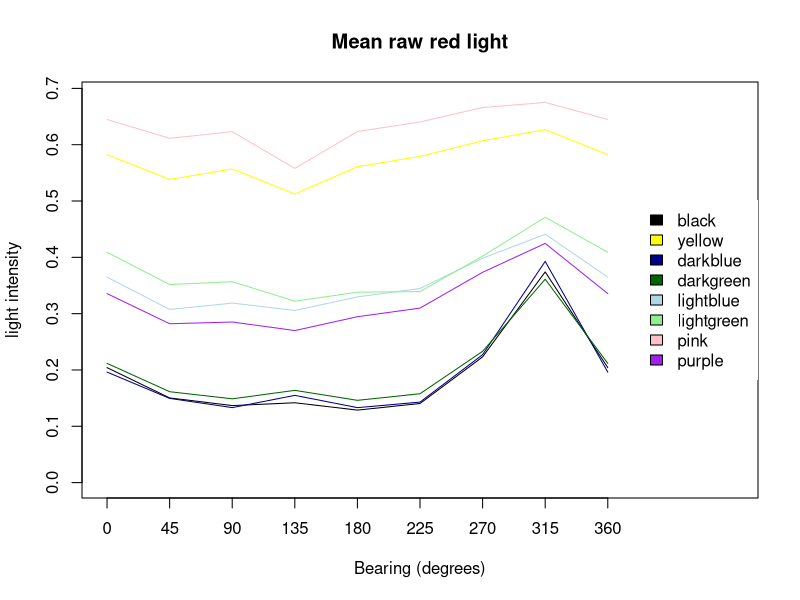
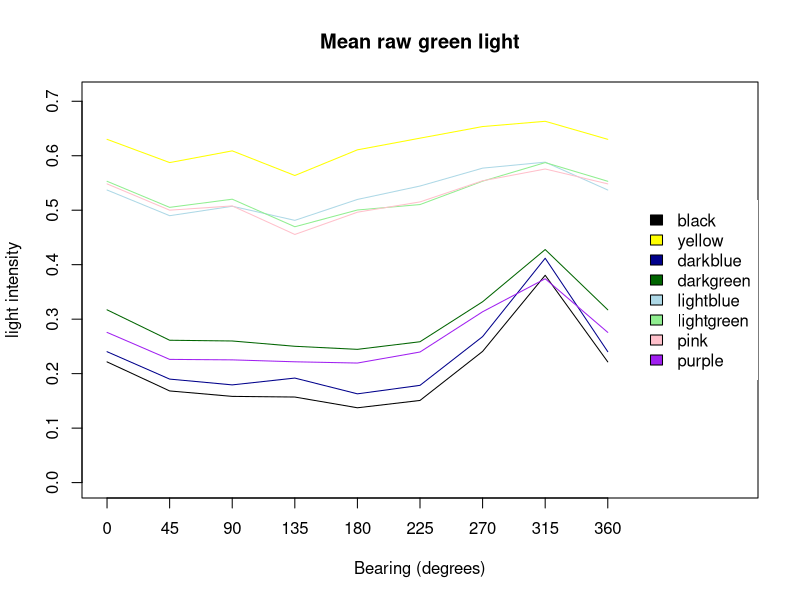
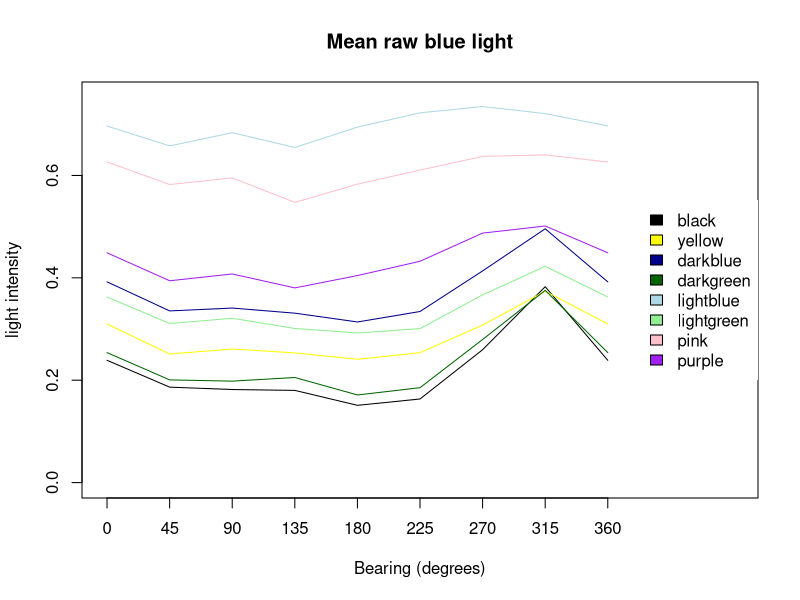
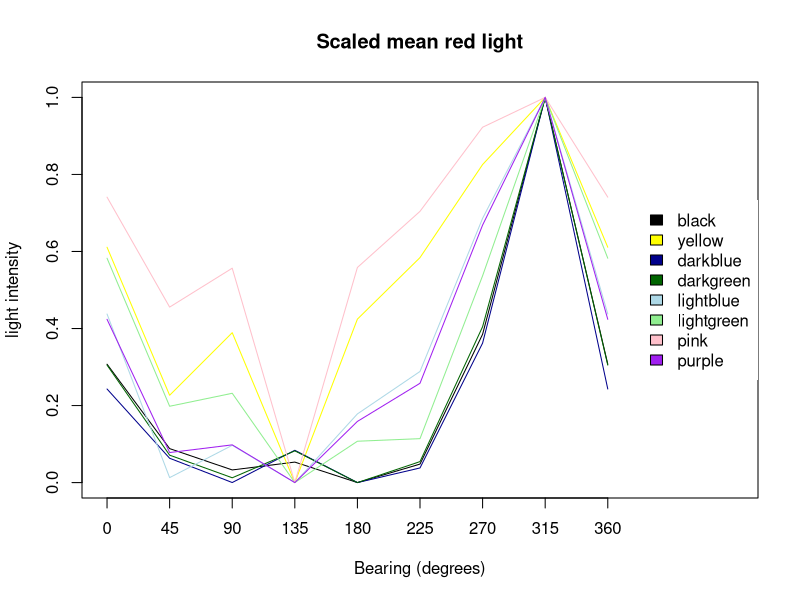
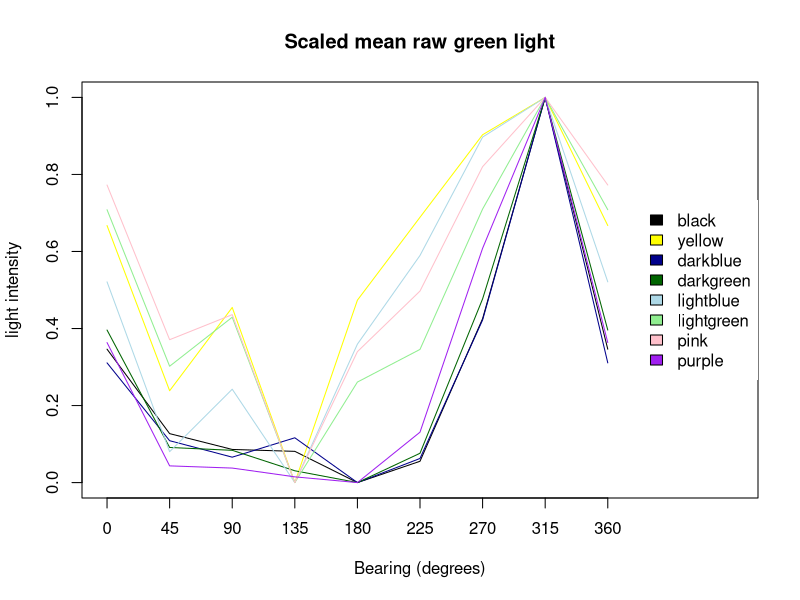
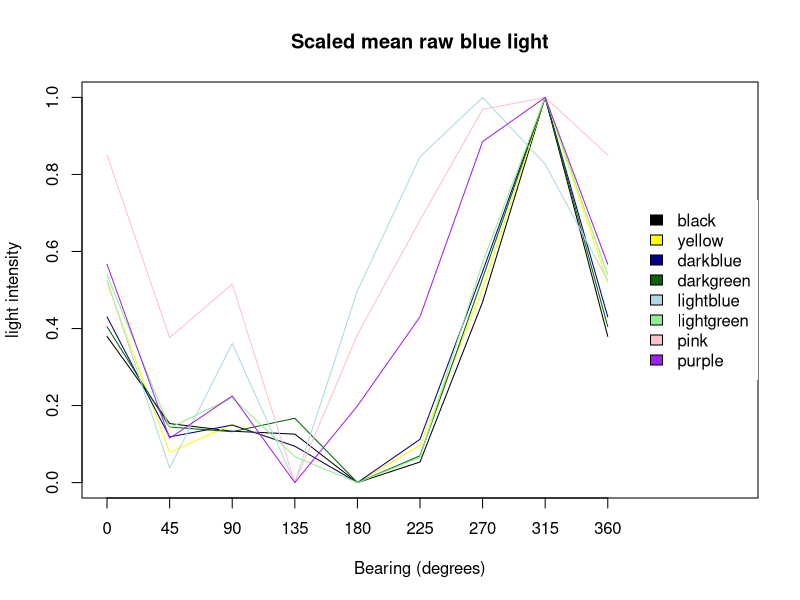
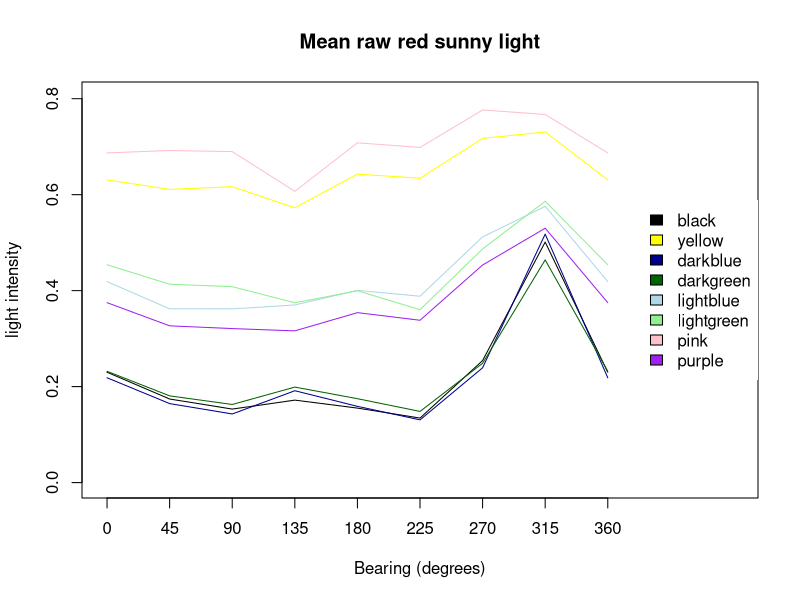
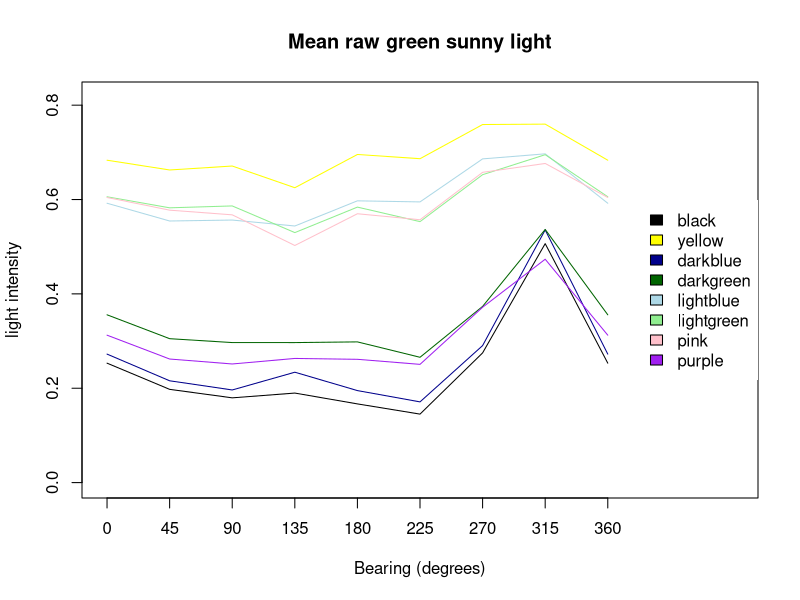

These charts were generated, in order, by the following R code:
pictureSessions = read.csv("supportfiles/pictureSessions.csv")
alldata = read.csv("finishedData/allgroup.csv", stringsAsFactors=FALSE)

nicegraph360 = function (a, b, c, xlab_, ylab_, main_, norm=FALSE){
  agg = aggregate(a, by=list(b,c), FUN=mean)
  names(agg) = c("direction", "group", "value")
    agg$direction[agg$direction == 8] = 360
    agg$direction[agg$direction == 9] = 315
    agg$direction[agg$direction == 6] = 270
    agg$direction[agg$direction == 3] = 225
    agg$direction[agg$direction == 2] = 180
    agg$direction[agg$direction == 1] = 135
    agg$direction[agg$direction == 4] = 90
    agg$direction[agg$direction == 7] = 45
    agg = agg[agg$direction > 40,] 
    repeatedNorth = agg[agg$direction == 360,]
    repeatedNorth$direction = 0
    agg = rbind(agg,repeatedNorth)
    if(norm){
        valmin = aggregate(value ~ group, agg, FUN=min)
        names(valmin) = c("group","valmin")
        agg = merge(agg, valmin, by = "group")
        valmax = aggregate(value ~ group, agg, FUN=max)
        names(valmax) = c("group","valmax")
        agg = merge(agg, valmax, by = "group")
        agg$value = (agg$value - agg$valmin)/(agg$valmax - agg$valmin)
    }
    agg = agg[order(agg$direction),]
    maxy = max(agg$value)
    plot(agg$direction[agg$group=="black"], agg$value[agg$group=="black"], col="black", ylim=c(0,maxy), xlim=c(0,450), xlab=xlab_, type="l", main=main_, ylab=ylab_, xaxt='n')
    axis(side=1, at=seq(from=0, to=360, by=45), cex.axis=1)
    lines(agg$direction[agg$group=="yellow"], agg$value[agg$group=="yellow"], col="yellow")
    lines(agg$direction[agg$group=="darkblue"], agg$value[agg$group=="darkblue"], col="darkblue")
    lines(agg$direction[agg$group=="darkgreen"], agg$value[agg$group=="darkgreen"], col="darkgreen")
    lines(agg$direction[agg$group=="lightblue"], agg$value[agg$group=="lightblue"], col="lightblue")
    lines(agg$direction[agg$group=="lightgreen"], agg$value[agg$group=="lightgreen"], col="lightgreen")
    lines(agg$direction[agg$group=="pink"], agg$value[agg$group=="pink"], col="pink")
    lines(agg$direction[agg$group=="purple"], agg$value[agg$group=="purple"], col="purple") 
    colours=c("black", "yellow", "darkblue", "darkgreen", "lightblue", "lightgreen", "pink", "purple")
    legend("right", legend=colours, fill=colours, box.lwd = 0,box.col = "white")
}

nicesdgraph360 = function (a, b, c, xlab_, ylab_, main_){
    agg = aggregate(a, by=list(b,c), FUN=sum)
    names(agg) = c("direction", "group", "value")
    agg$direction[agg$direction == 8] = 360
    agg$direction[agg$direction == 9] = 315
    agg$direction[agg$direction == 6] = 270
    agg$direction[agg$direction == 3] = 225
    agg$direction[agg$direction == 2] = 180
    agg$direction[agg$direction == 1] = 135
    agg$direction[agg$direction == 4] = 90
    agg$direction[agg$direction == 7] = 45
    agg = agg[agg$direction > 40,] 
    repeatedNorth = agg[agg$direction == 360,]
    repeatedNorth$direction = 0
    agg = rbind(agg,repeatedNorth)
    agg = agg[order(agg$direction),]
    agg$value = agg$value ^ 0.5
  maxy = max(agg$value)
    plot(agg$direction[agg$group=="black"], agg$value[agg$group=="black"], col="black", ylim=c(0,maxy), xlab=xlab_, type="l", main=main_, ylab=ylab_, xaxt='n')
    axis(side=1, at=seq(from=0, to=360, by=45), cex.axis=1)
    lines(agg$direction[agg$group=="yellow"], agg$value[agg$group=="yellow"], col="yellow")
    lines(agg$direction[agg$group=="darkblue"], agg$value[agg$group=="darkblue"], col="darkblue")
    lines(agg$direction[agg$group=="darkgreen"], agg$value[agg$group=="darkgreen"], col="darkgreen")
    lines(agg$direction[agg$group=="lightblue"], agg$value[agg$group=="lightblue"], col="lightblue")
    lines(agg$direction[agg$group=="lightgreen"], agg$value[agg$group=="lightgreen"], col="lightgreen")
    lines(agg$direction[agg$group=="pink"], agg$value[agg$group=="pink"], col="pink")
    lines(agg$direction[agg$group=="purple"], agg$value[agg$group=="purple"], col="purple") 

}


#raw
nicegraph360(alldata$redmean , alldata$direction, alldata$group, xlab_="Bearing (degrees)", ylab_="light intensity", main_="Mean raw red light", norm=FALSE)
nicegraph360(alldata$greenmean , alldata$direction, alldata$group, xlab_="Bearing (degrees)", ylab_="light intensity", main_="Mean raw green light", norm=FALSE)
nicegraph360(alldata$bluemean , alldata$direction, alldata$group, xlab_="Bearing (degrees)", ylab_="light intensity", main_="Mean raw blue light", norm=FALSE)

#normalised
nicegraph360(alldata$redmean , alldata$direction, alldata$group, xlab_="Bearing (degrees)", ylab_="light intensity", main_="Scaled mean red light", norm=TRUE)
nicegraph360(alldata$greenmean , alldata$direction, alldata$group, xlab_="Bearing (degrees)", ylab_="light intensity", main_="Scaled mean raw green light", norm=TRUE)
nicegraph360(alldata$bluemean , alldata$direction, alldata$group, xlab_="Bearing (degrees)", ylab_="light intensity", main_="Scaled mean raw blue light", norm=TRUE)

#sunny raw
sunny = c(4216:4295,4665:4769,4807:5195)
sunnyones = alldata$file %in% paste("IMG_", sunny,".JPG", sep="")
nicegraph360(alldata$redmean[sunnyones] , alldata$direction[sunnyones], alldata$group[sunnyones], xlab_="Bearing (degrees)", ylab_="light intensity", main_="Mean raw red sunny light", norm=FALSE)
nicegraph360(alldata$greenmean[sunnyones] , alldata$direction[sunnyones], alldata$group[sunnyones], xlab_="Bearing (degrees)", ylab_="light intensity", main_="Mean raw green sunny light", norm=FALSE)
nicegraph360(alldata$bluemean[sunnyones] , alldata$direction[sunnyones], alldata$group[sunnyones], xlab_="Bearing (degrees)", ylab_="light intensity", main_="Mean raw blue sunny light", norm=FALSE)

#sunny scaled
sunny = c(4216:4295,4665:4769,4807:5195)
sunnyones = alldata$file %in% paste("IMG_", sunny,".JPG", sep="")
nicegraph360(alldata$redmean[sunnyones] , alldata$direction[sunnyones], alldata$group[sunnyones], xlab_="Bearing (degrees)", ylab_="light intensity", main_="Scaled Mean red sunny light", norm=TRUE)
nicegraph360(alldata$greenmean[sunnyones] , alldata$direction[sunnyones], alldata$group[sunnyones], xlab_="Bearing (degrees)", ylab_="light intensity", main_="Scaled Mean green sunny light", norm=TRUE)
nicegraph360(alldata$bluemean[sunnyones] , alldata$direction[sunnyones], alldata$group[sunnyones], xlab_="Bearing (degrees)", ylab_="light intensity", main_="Scaled Mean blue sunny light", norm=TRUE)

#diffuse raw
sunny = c(4199:4206,4208:4215,4296:4373, 4392:4445, 4446:4556, 4740:4806)
sunnyones = alldata$file %in% paste("IMG_", sunny,".JPG", sep="")
nicegraph360(alldata$redmean[sunnyones] , alldata$direction[sunnyones], alldata$group[sunnyones], xlab_="Bearing (degrees)", ylab_="light intensity", main_="Mean raw red diffuse light", norm=FALSE)
nicegraph360(alldata$greenmean[sunnyones] , alldata$direction[sunnyones], alldata$group[sunnyones], xlab_="Bearing (degrees)", ylab_="light intensity", main_="Mean raw green diffuse light", norm=FALSE)
nicegraph360(alldata$bluemean[sunnyones] , alldata$direction[sunnyones], alldata$group[sunnyones], xlab_="Bearing (degrees)", ylab_="light intensity", main_="Mean raw blue diffuse light", norm=FALSE)

#diffuse scaled
sunny = c(4199:4206,4208:4215,4296:4373, 4392:4445, 4446:4556, 4740:4806)
sunnyones = alldata$file %in% paste("IMG_", sunny,".JPG", sep="")
nicegraph360(alldata$redmean[sunnyones] , alldata$direction[sunnyones], alldata$group[sunnyones], xlab_="Bearing (degrees)", ylab_="light intensity", main_="Scaled Mean red diffuse light", norm=TRUE)
nicegraph360(alldata$greenmean[sunnyones] , alldata$direction[sunnyones], alldata$group[sunnyones], xlab_="Bearing (degrees)", ylab_="light intensity", main_="Scaled Mean green diffuse light", norm=TRUE)
nicegraph360(alldata$bluemean[sunnyones] , alldata$direction[sunnyones], alldata$group[sunnyones], xlab_="Bearing (degrees)", ylab_="light intensity", main_="Scaled Mean blue diffuse light", norm=TRUE)


#combined standard deviation for each colour group
# from http://www.emathzone.com/tutorials/basic-statistics/combined-variance.html
colourgroupmean = aggregate(alldata$redmean, by=list(alldata$direction,alldata$group), FUN=mean)
names(colourgroupmean) = c("direction", "group", "groupmean")
sdcalc = merge(alldata, colourgroupmean, by = c("direction","group"))
colourgroupdata = aggregate(alldata$samplesize, by=list(alldata$direction,alldata$group), FUN=sum)
names(colourgroupdata) = c("direction", "group", "groupsum")
sdcalc2 = merge(sdcalc, colourgroupdata, by = c("direction","group"))
combinedsd = ((sdcalc2$redmean - sdcalc2$groupmean) ^ 2) * sdcalc2$samplesize / sdcalc2$groupsum
nicesdgraph360(combinedsd , alldata$direction, alldata$group, xlab_="Bearing (degrees)", ylab_="light intensity", main_="Combined Standard Deviation by colour red light")


#this adjusts each direction/ colour combination to a common "white" brightness and sees if the results still matter, and they do
whitebar = aggregate(alldata$redmean[alldata$group=="white"], by=list(alldata$direction[alldata$group=="white"],alldata$group[alldata$group=="white"]), FUN=mean)
names(whitebar) = c("direction", "group", "whitebal")
whiten = merge(alldata, whitebar, by = c("direction","group"))
brighten = 1- whiten$whitebal
#normalised
nicegraph360(alldata$redmean + brighten , alldata$direction, alldata$group, xlab_="Bearing (degrees)", ylab_="light intensity", main_="Scaled for white and range mean red light", norm=TRUE)
nicegraph360(alldata$greenmean + brighten , alldata$direction, alldata$group, xlab_="Bearing (degrees)", ylab_="light intensity", main_="Scaled for white and range mean raw green light", norm=TRUE)
nicegraph360(alldata$bluemean + brighten , alldata$direction, alldata$group, xlab_="Bearing (degrees)", ylab_="light intensity", main_="Scaled for white and range mean raw blue light", norm=TRUE)
